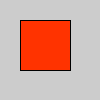
Frame 1 (no input)
Frame 60 (the mouse pressed at the canvas centre just before this capture): identical to frame 1, image omitted
Frame 120 (the mouse held since frame 60 and released just before this capture): identical to frame 1, image omitted

The Processing sketch that drew this single still picture (run headless with seeded random() and noise(); from frame 60 on, the mouse is pressed at the canvas centre):

// Processing sketch: build
// ── build.pde
void setup() {
  fill(#ff3300);
  rect(20, 20, 50, 50);
}

void draw() {
  fill(#ff3300);
  rect(20, 20, 50, 50);
}
